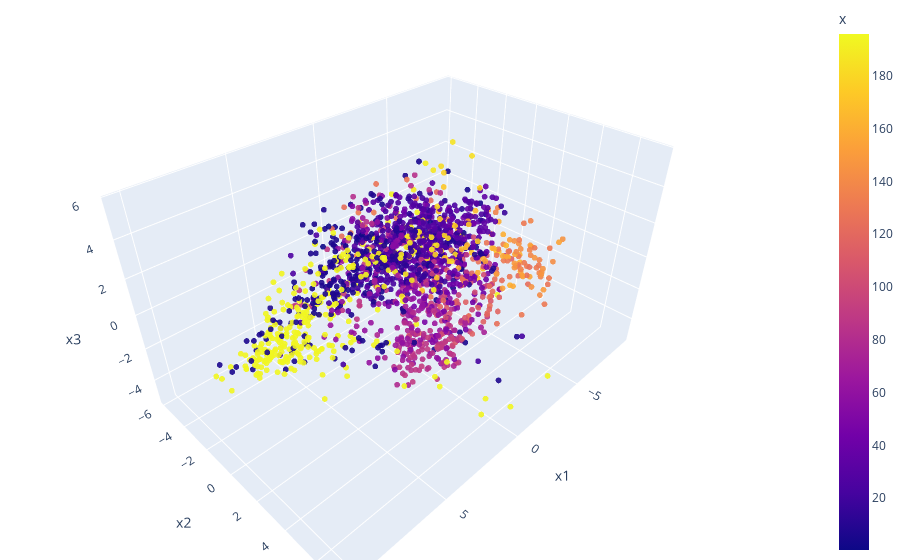

The notebook cell this image was saved under:
### Markdown cell above
## Linear PCA

### Code cell
pca = PCA(n_components=3, svd_solver='full')
pca_embedding = pca.fit_transform(parsedData)
pca_embedding = pca_embedding[:,0:3]

df = pd.DataFrame(pca_embedding, columns=['x1', 'x2', 'x3'])
df["x"] = data.x
df["lap"] = data.lap

fig = px.scatter_3d(df, x='x1', y='x2', z='x3', color='x', opacity=0.9, title="PCA")
fig.update_traces(marker_size=2)

# tight layout
fig.update_layout(margin=dict(l=0, r=0, b=0, t=0))
fig.show()

### Figure 1 — Plotly figure (JSON) as saved in the notebook; plotly's stock layout.template omitted (floating-point values rounded to 4 significant figures; data arrays with more than 128 entries replaced by an {"elided": "..."} marker saying what was removed)
{"data": [{"hovertemplate": "x1=%{x}<br>x2=%{y}<br>x3=%{z}<br>x=%{marker.color}<extra></extra>", "legendgroup": "", "marker": {"color": {"elided": "1851 float values"}, "coloraxis": "coloraxis", "opacity": 0.9, "size": 2, "symbol": "circle"}, "mode": "markers", "name": "", "scene": "scene", "showlegend": false, "type": "scatter3d", "x": {"elided": "1851 float values"}, "y": {"elided": "1851 float values"}, "z": {"elided": "1851 float values"}}], "layout": {"coloraxis": {"colorbar": {"title": {"text": "x"}}, "colorscale": [[0, "#0d0887"], [0.1111, "#46039f"], [0.2222, "#7201a8"], [0.3333, "#9c179e"], [0.4444, "#bd3786"], [0.5556, "#d8576b"], [0.6667, "#ed7953"], [0.7778, "#fb9f3a"], [0.8889, "#fdca26"], [1, "#f0f921"]]}, "legend": {"tracegroupgap": 0}, "margin": {"b": 0, "l": 0, "r": 0, "t": 0}, "scene": {"domain": {"x": [0, 1], "y": [0, 1]}, "xaxis": {"title": {"text": "x1"}}, "yaxis": {"title": {"text": "x2"}}, "zaxis": {"title": {"text": "x3"}}}, "title": {"text": "PCA"}}}
